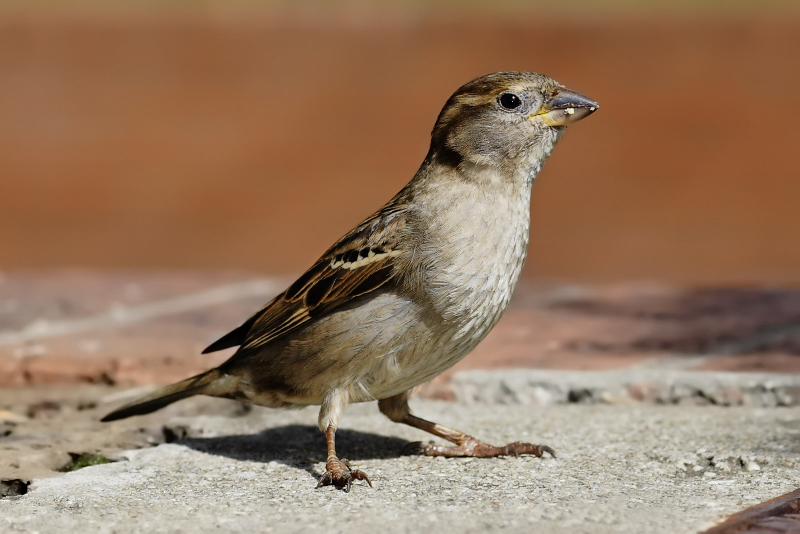
#> input picture images/bird.jpg, 1600 x 1067 px, found by its file name (shown at 1/2 size)
$ python -i process_image.py   (imports and definitions only)
#> lines starting #> are read from the running program, lines starting #| are printed output that depends on the picture; after the words box and inside, x2 and y2 are one past the last pixel; in counts of white or black regions, pixels touching at a corner belong together
# Processing, binarizing the image

import cv2 as cv
import numpy as np
import re


def grayImage(image, show=False):
    """
    Convert the image to grayscale
    :param image: [opencv image] The image to covnert
    :param show: [boolean] Show the new image
    :return: [opencv image] Grayed image
    """
    gray_image = cv.cvtColor(image, cv.COLOR_BGR2GRAY)
    if show:
        show = cv.resize(gray_image, (1320, 720))
        cv.imshow('Gray image', show)
    return gray_image


def blurImage(gray_image, stringType, show=False):
    """
    Blur the image
    :param gray_image: Convert the image to grayscale
    :param stringType: [str] or [int] Type of blur to perform
        0. regular
        1. median
        2. bilateral
        3. gaussian
    :param show: [boolean] Show the new image
    :return: [opencv image] Blurred image
    """
    if stringType == "regular" or stringType == 0:
        blur = cv.blur(gray_image, (5, 5))
    elif stringType == "median" or stringType == 1:
        blur = cv.medianBlur(gray_image, 5)
    elif stringType == "bilateral" or stringType == 2:
        blur = cv.bilateralFilter(gray_image, 5, 8, 8)
    else:
        print("Error: Invalid blurImage() type parameter")
    if show:
        show = cv.resize(blur, (1320, 720))
        cv.imshow('Blurred image', show)
    return blur


# [73 lines left out: functions contourImage, thresholdImage, morphTrans, not called in this run]


def edgeDetection(gray_image, low_thresh=100, high_tresh=200, aperture_size= 3, show=False):
    """
    Perform edge detection on an image
    :param gray_image: [opencv image] A gray image to perform edge detection on
    :param show: [boolean] Show the new image
    :return: [opencv image] The edge detected image
    """
    #cannied_image = cv.Canny(gray_image, 160, 190, apertureSize=3)
    cannied_image = cv.Canny(gray_image, low_thresh, high_tresh, apertureSize=aperture_size)

    if show:
        show = cv.resize(cannied_image, (1320, 720))
        cv.imshow('Edge Detection Image', show)
    return cannied_image


def openImage(image_name, show=False):
    """
    Open an image
    :param image_name: [str] The filename of the image
    :param show: [boolean] Show the opened image
    :return:
    """
    image_ext = {'.jpg', '.png', '.gif', '.jpeg'}

    flag = False

    for file_app in image_ext:

        if re.search(file_app, image_name):
            # filename contains file-appendix
            flag = True

    if flag:
        pass
    else:
        image_name = image_name + '.png'

    try:
        imageToProcess = cv.imread(r'images/' + image_name)
    except FileNotFoundError:
        print(FileNotFoundError.strerror)
        print("Error: Image not opened")

    if show:
        show = cv.resize(imageToProcess, (1320, 720))
        cv.imshow('Opened image', show)

    return imageToProcess


# [11 lines left out: function invertImage, not called in this run]


def processImage(image_name, displayWindows=False):

    imageToProcess = openImage(image_name)
#> in openImage, imageToProcess is the input picture: shape (1067, 1600, 3); mean B, G, R 95.5, 119.7, 149.4
    gray_image = grayImage(imageToProcess)
#> in grayImage, `gray_image = cv.cvtColor(image, cv.COLOR_BGR2GRAY)`:
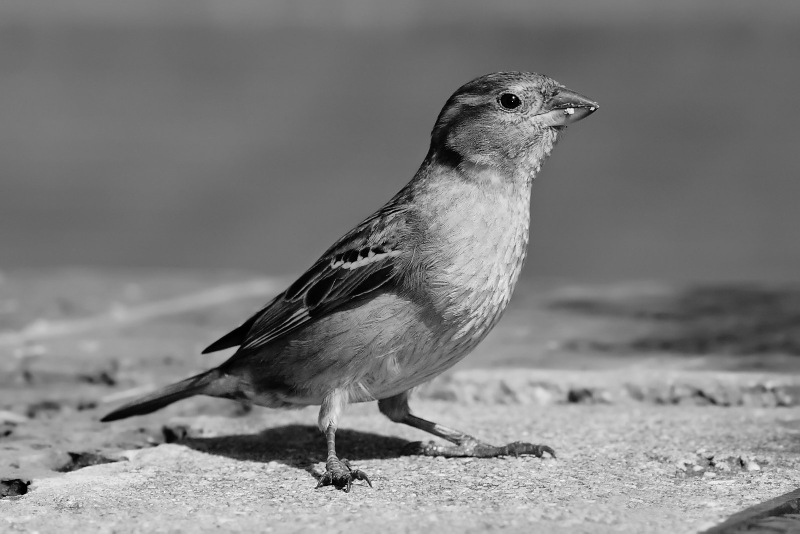
#> gray_image: shape (1067, 1600) (shown at 1/2 size); min 0, max 255, mean 125.8
    blur = blurImage(gray_image, 2)
    canny_image = edgeDetection(blur)
#> in edgeDetection, `cannied_image = cv.Canny(gray_image, low_thresh, high_tresh, apertureS..`:
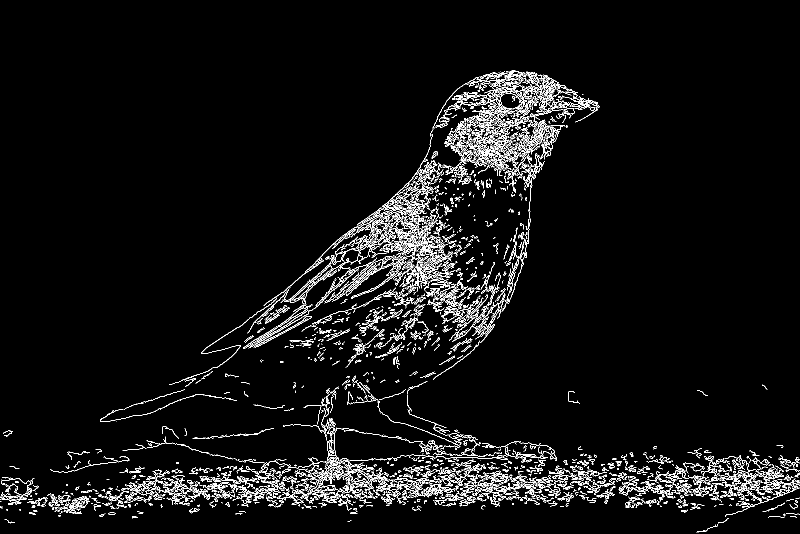
#> cannied_image: shape (1067, 1600) (shown at 1/2 size); 4.4% white in thin lines or dots, all inside (x1, y1, x2, y2) = (0, 141, 1600, 1065)

    # [10 lines of commented-out code are left out]

    if displayWindows:
        cv.imshow("Original", imageToProcess)
        cv.imshow("Gray", gray_image)
        # [4 lines of commented-out code are left out]

        cv.waitKey(0)
        cv.destroyAllWindows()

    return canny_image

>>> result = processImage('../images/bird.jpg')

$ run again, on images/dog.jpg
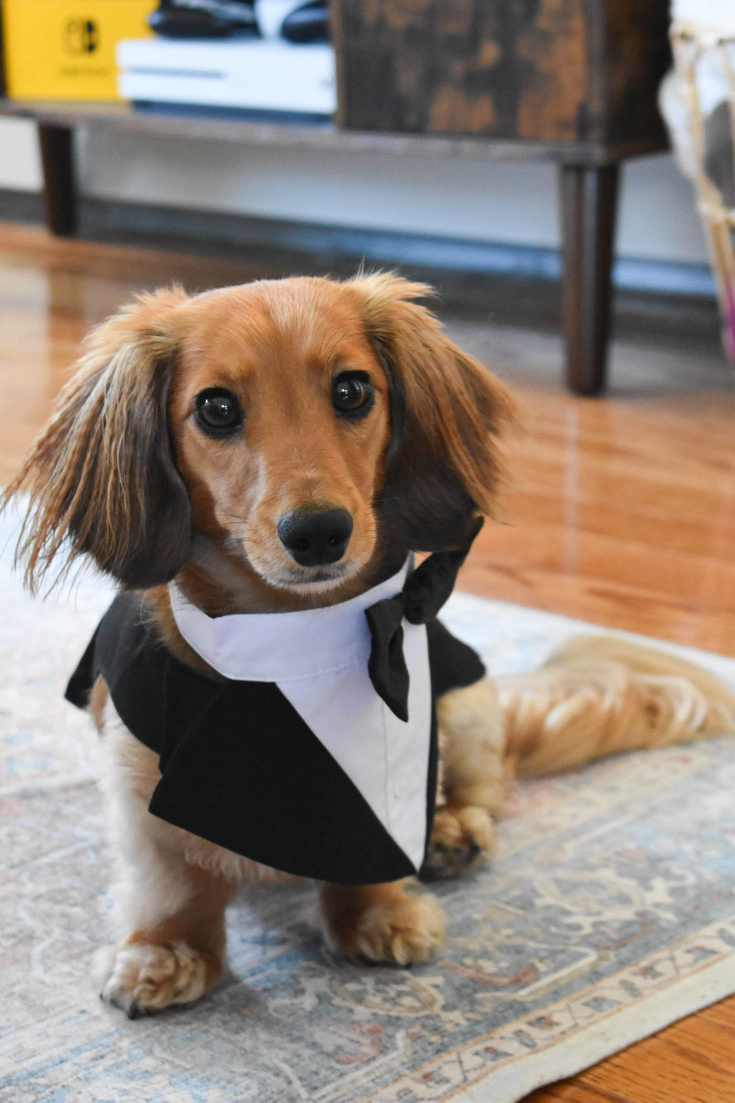
#> input picture images/dog.jpg, 1470 x 2205 px, found by its file name (shown at 1/2 size)
#> in openImage, imageToProcess is the input picture: shape (2205, 1470, 3); mean B, G, R 117.8, 128.9, 141.9
#> in grayImage, `gray_image = cv.cvtColor(image, cv.COLOR_BGR2GRAY)`:
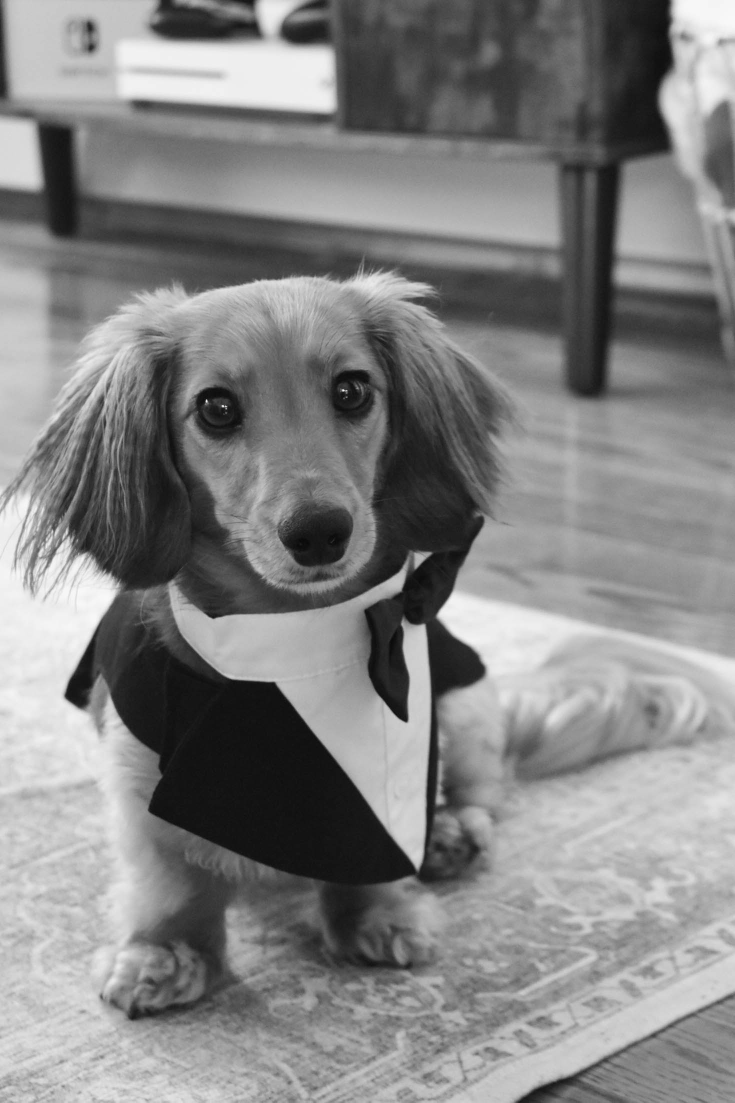
#> gray_image: shape (2205, 1470) (shown at 1/2 size); min 3, max 253, mean 131.5
#> in edgeDetection, `cannied_image = cv.Canny(gray_image, low_thresh, high_tresh, apertureS..`:
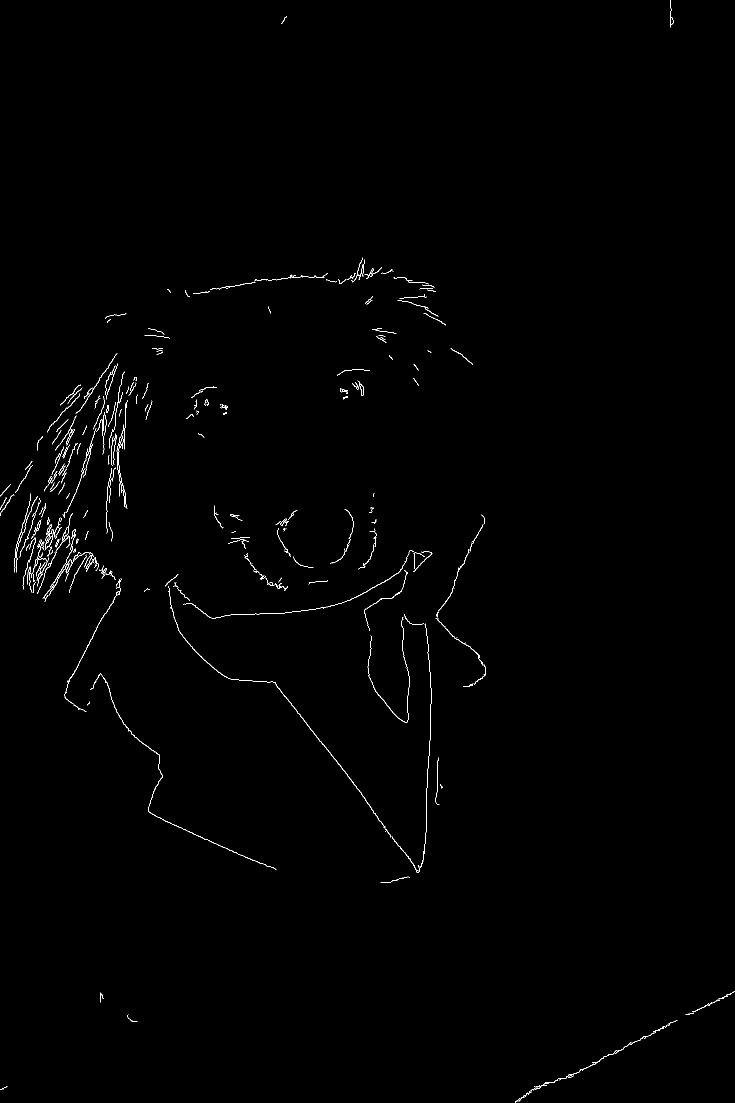
#> cannied_image: shape (2205, 1470) (shown at 1/2 size); 0.52% white in thin lines or dots

$ run again, on images/floris_2.png
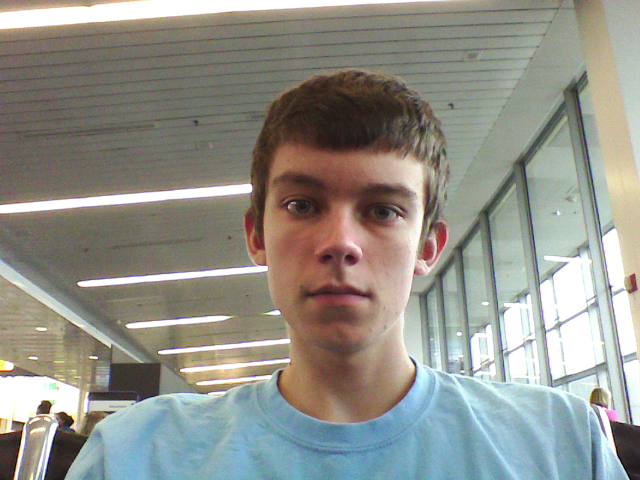
#> input picture images/floris_2.png, 640 x 480 px, found by its file name
#> in openImage, imageToProcess is the input picture: shape (480, 640, 3); mean B, G, R 138, 145.6, 145.7
#> in grayImage, `gray_image = cv.cvtColor(image, cv.COLOR_BGR2GRAY)`:
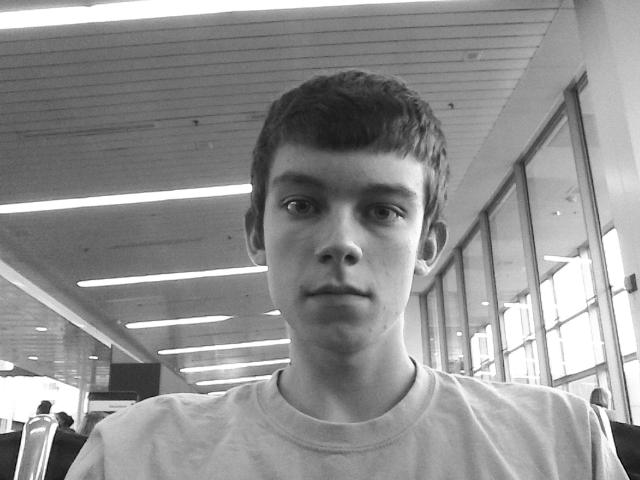
#> gray_image: shape (480, 640); min 0, max 255, mean 144.7
#> in edgeDetection, `cannied_image = cv.Canny(gray_image, low_thresh, high_tresh, apertureS..`:
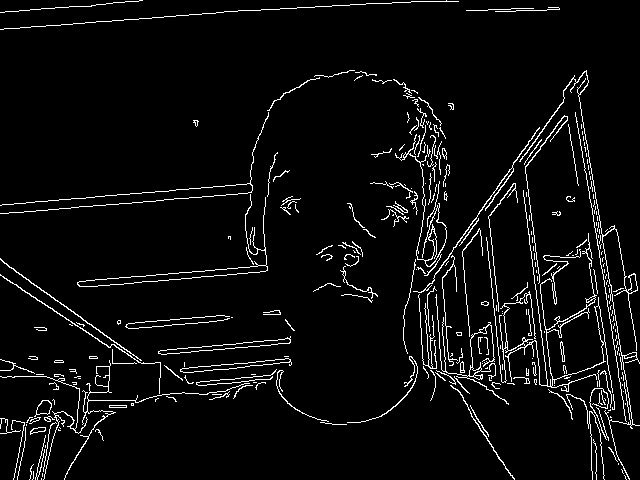
#> cannied_image: shape (480, 640); 4.9% white in thin lines or dots
